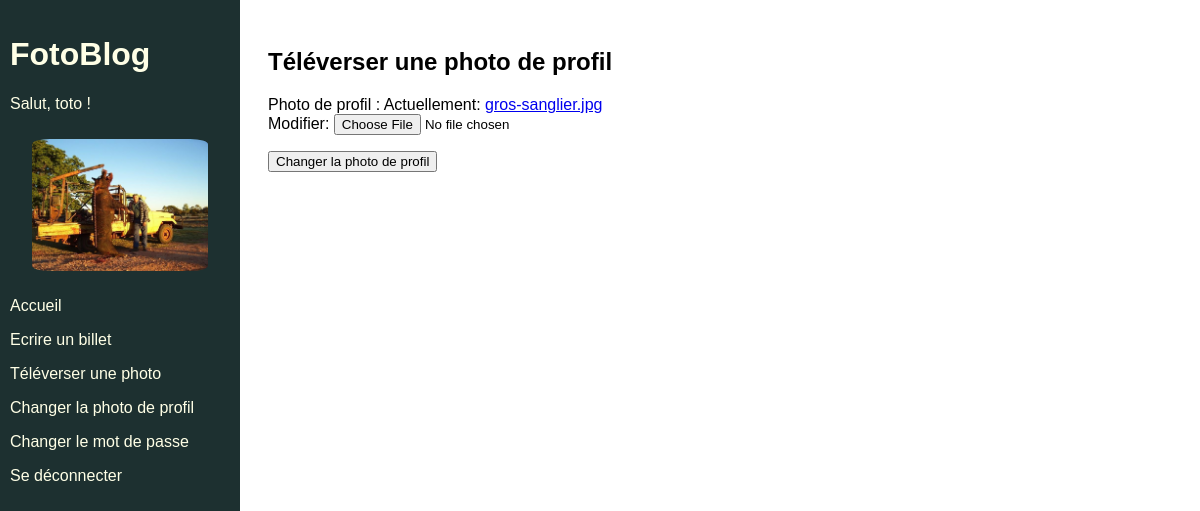
Screenshot of /profile-photo/upload/ (signed in) with the database file from the repository.
### authentication/models.py (models this page shows)
class User(AbstractUser):
    CREATOR = 'CREATOR'
    SUBSCRIBER = 'SUBSCRIBER'
    ROLE_CHOICES = (
        (CREATOR, 'Créateur'),
        (SUBSCRIBER, 'Abonné')
    )
    profile_photo = models.ImageField(verbose_name='Photo de profil')
    role = models.CharField(max_length=30, choices=ROLE_CHOICES, verbose_name='Rôle')

### authentication/views.py (the view, shortened to what this page needs)
# urls.py: path('profile-photo/upload/', authentication.views.UploadProfilePhotoPageView.as_view(), name="upload_profile_photo"),
class UploadProfilePhotoPageView(View, LoginRequiredMixin):
    template_name = "authentication/upload_profile_photo.html"
    form_class = forms.UploadProfilePhotoForm
    def get(self, request):
        form = self.form_class(instance=request.user)
        return render(
            request,
            self.template_name,
            context={"form": form}
        )

### authentication/forms.py
class UploadProfilePhotoForm(forms.ModelForm):
    class Meta:
        model = get_user_model()
        fields = ('profile_photo', )

### authentication/templates/authentication/upload_profile_photo.html (shortened to what this page needs)
{% extends "base.html" %}
{% block content %}
    <h2>Téléverser une photo de profil</h2>
    <form method="post" enctype="multipart/form-data">
        {{ form.as_p }}
        <button type="submit">Changer la photo de profil</button>
    </form>
{% endblock content %}

### templates/base.html (shortened to what this page needs)
{% load static %}
<html>
    <head>
        <link rel="stylesheet" href="{% static 'app.css' %}">
    </head>
    <body>
        <div class="sidebar">
            <h1>FotoBlog</h1>
            {% if user.is_authenticated %}
                <p>Salut, {{ user }} !</p>
                {% if user.profile_photo %}
                    <img class="avatar" src="{{ user.profile_photo.url }}">
                {% else %}
                    <img class="avatar" src="{% static 'images/default_profile.png'%}">
                {% endif %}
                <p><a href="{% url 'home' %}">Accueil</a></p>
                <p><a href="{% url 'blog_create' %}">Ecrire un billet</a></p>
                <p><a href="{% url 'photo_upload' %}">Téléverser une photo</a></p>
                <p><a href="{% url 'upload_profile_photo' %}">Changer la photo de profil</a></p>
                <p><a href="{% url 'password_change' %}">Changer le mot de passe</a></p>
                <p><a href="{% url 'logout' %}">Se déconnecter</a></p>
            {% endif %}
        </div>
        <div class="main">
            {% block content %}
            {% endblock content %}
        </div>
    </body>
</html>

### static/app.css (style rules this page uses)
html { font-family: Arial; }
.sidebar { height: 100%; width: 220px; position: fixed; z-index: 1; top: 0; left: 0; background-color: #1d3030; color: #ffffe6; overflow-x: hidden; padding-top: 15px; padding-left: 10px; padding-right: 10px; }
.sidebar a { text-decoration: none; color: #ffffe6; display: block; }
.main { margin-left: 240px; padding: 20px; }
.avatar { width: 80%; border-radius: 10%; display: block; margin: auto; padding-top: 10px; padding-bottom: 10px; }

### rows the page displays
User: username "toto", profile_photo (picture)
